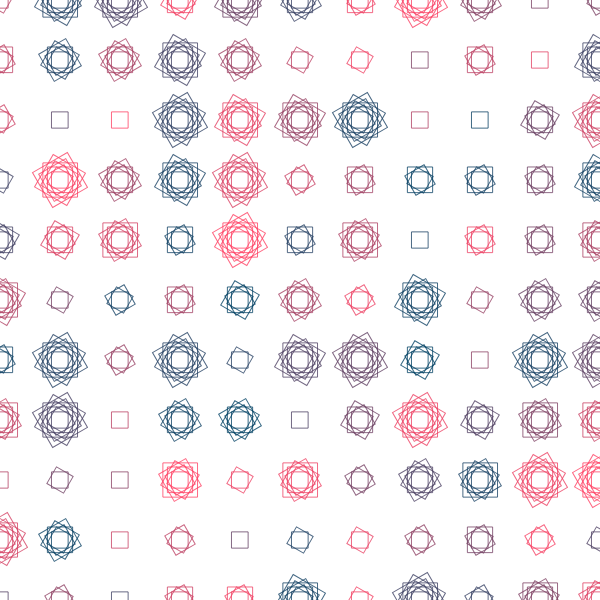
Frame 1 (no input)
Frame 60 (no input): identical to frame 1, image omitted
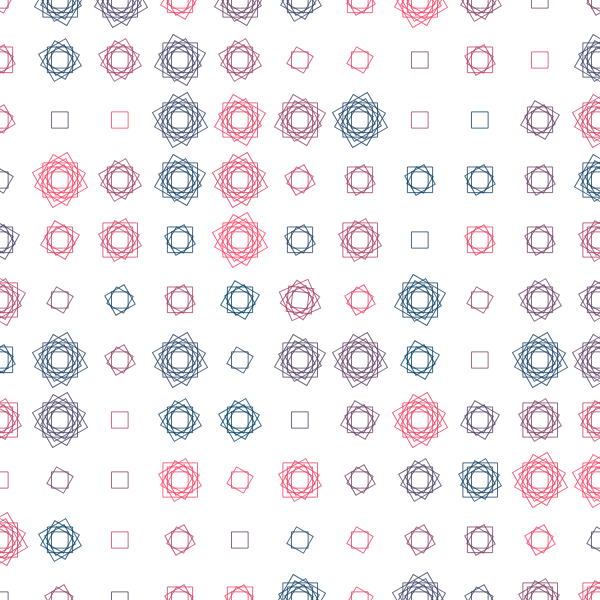
Frame 120 (the mouse pressed at the canvas centre since frame 60)

The p5.js sketch that drew these frames (run headless with seeded random() and noise() and a simulated clock; from frame 60 on, the mouse is pressed at the canvas centre):

// p5.js sketch
// ── sketch.js
//Declaramos un array de la clase "Modulo". Se hace igual que un array tradicional.
let modulos = [];

function setup() {
  createCanvas(600, 600);
  rectMode(CENTER);
  // //inicializamos todos los elementos (onjetos "modulo" en este caso) con la informacion que necesita
  // for (let i = 0; i < 20; ++i) {
  //   modulos[i] = [];
  //     for (let j = 0; j < 20; ++j) {
  //         //Eneste ejemplo, le pasamos solo valores random, pero esto se puede hacer en el orden que queramos
  //         modulos[i][j] = new Modulo(random(width), random(height), random(10,30), color(random(255), 100, 200, 50), floor(random(1, 5)));
  //     }
  // }

  //Este for loop bidimiensional los ordena en grilla. Apagar el de arriba al prender este para verlo mejor
  for (let i = 0; i < 20; ++i) {
    modulos[i] = [];
    for (let j = 0; j < 20; ++j) {
      //En este ejemplo, le pasamos solo valores random, pero esto se puede hacer en el orden que queramos
      modulos[i][j] = new Modulo(
        60 * i,
        60 * j,
        65,
        color(random(255), 65, 100, 200),
        floor(random(1, 10))
      );
      // modulos[i][j].vel = random( - 2,2);
    }
  }
}

function draw() {
  background(255);

  //Invocamos el metodo dibuja() de cada objeto
  for (let i = 0; i < modulos[0].length; ++i) {
    for (let j = 0; j < modulos[1].length; ++j) {
      modulos[i][j].dibuja();
      modulos[i][j].rota();
      //modulos[i][j].tirita();
      //modulos[i][j].col = color(255,0,200,50); tambi'en podemos cambiar una variable dentro de cada objeto, anteponiendo un punto "."
    }
  }
}

function mousePressed() {
  //randomizar la velocidad de cada objeto al apretar el mouse dentro de ellos
  for (let i = 0; i < modulos[0].length; ++i) {
    for (let j = 0; j < modulos[1].length; ++j) {
      if (dist(modulos[i][j].posX, modulos[i][j].posY, mouseX, mouseY) < 15) {
        modulos[i][j].vel += 0.1;
      }
    }
  }
}

//CLASE BASICA

class Modulo {
  //Constructor
  constructor(x, y, t, c, n) {
    this.posX = x;
    this.posY = y;
    this.tam = t;
    this.col = c;
    this.nRepeticiones = n;
    this.rot = 0;
    this.vel = 0;
  }

  //Metodos. En este caso, solo tenemos 1 que dibuja
  dibuja() {
    fill(this.col);
    stroke(this.col);
    noFill();
    //Aca usamos la variable int "nRepeticiones" para la cantidad de vueltas del for loop.
    //Entonces cada objeto va a dibujar una cantidad de repeticiones dada por lo que venga del sketch principal
    for (let i = 0; i < this.nRepeticiones; ++i) {
      push();
      translate(this.posX, this.posY);
      rotate(radians(30 * i + this.rot));
      rect(0, 0, this.tam / 4 + 3 * i, this.tam / 4 + 3 * i);
      pop();
    }
  }

  //Aca inventamos otro metodo. Este hace que la posX tirite cuadro a cuadro.
  tirita() {
    this.posX += random(-1, 1);
  }

  rota() {
    
    this.rot += this.vel;
  }
}
